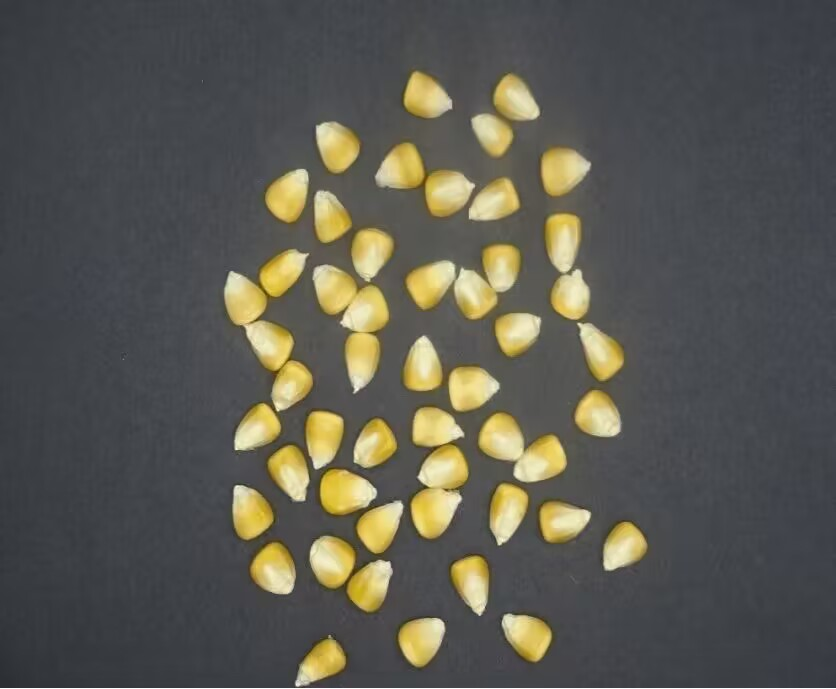
#> input picture pic/corns.jpg, 836 x 689 px
$ python counterForCorns.py
#> lines starting #> are read from the running program, lines starting #| are printed output that depends on the picture; after the words box and inside, x2 and y2 are one past the last pixel; in counts of white or black regions, pixels touching at a corner belong together
import cv2 # short for open cv
import numpy as np # numpy is a library for data statistics

font = cv2.FONT_HERSHEY_COMPLEX
kernel = np.ones((7, 7), np.uint8)

img = cv2.imread('pic/corns.jpg')
#> img is the input picture: shape (689, 836, 3); mean B, G, R 81.1, 89.6, 91
cv2.imshow('Original Image', img)
cv2.waitKey(0) # blocked until some events happen
# cvt short for convert,convert color to GRAY,BGR short for blue,green and red
gray_img = cv2.cvtColor(img, cv2.COLOR_BGR2GRAY)  # 灰度处理
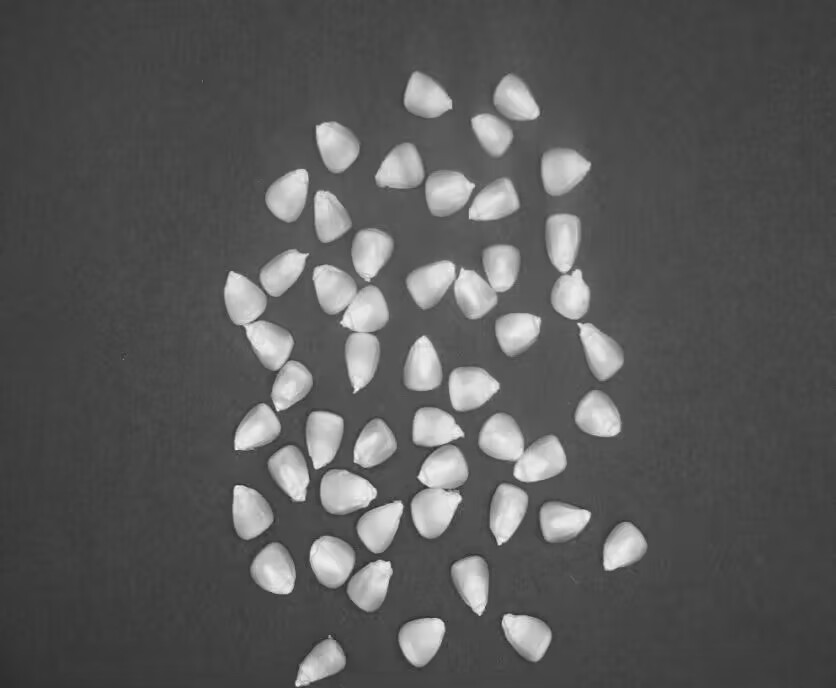
#> gray_img: shape (689, 836); min 38, max 255, mean 89.2
cv2.imshow('GrayImg', gray_img)
cv2.waitKey(0)
# threshold:阈值 the value between 120 and 255 convert to 1,the others convert to 0
ret, th1 = cv2.threshold(gray_img, 120, 255, cv2.THRESH_BINARY)
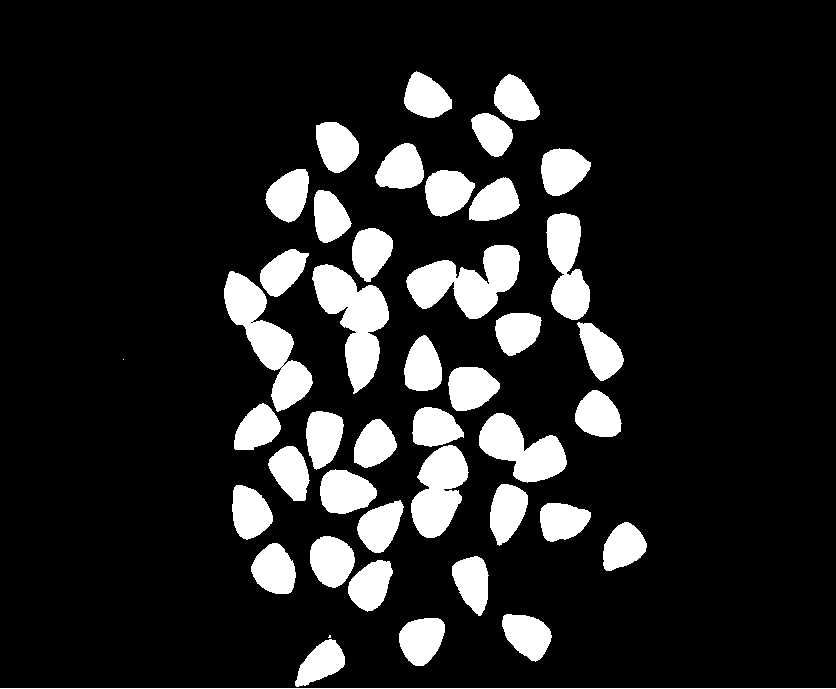
#> th1: shape (689, 836); 13.9% white; 44 white regions (2 under 20 px), largest, box (x1, y1, x2, y2) and area: (312, 264, 389, 394) 4794, (224, 271, 313, 412) 4659, (406, 245, 520, 319) 4585
cv2.imshow('Threshold', th1)
cv2.waitKey(0)
erosion = cv2.erode(th1, kernel, iterations=1)  # 腐蚀
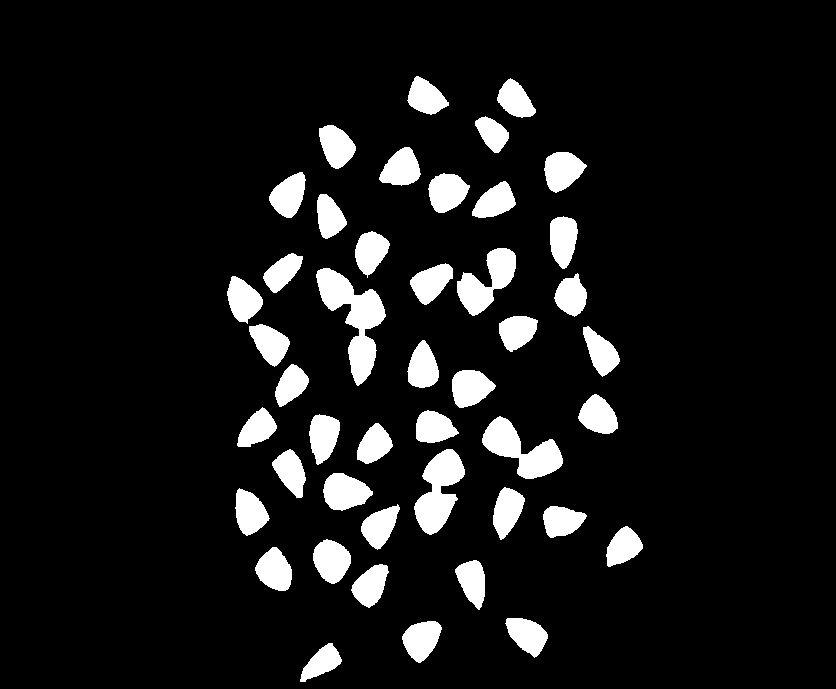
#> erosion: shape (689, 836); 9.2% white; 45 white regions, largest, box (x1, y1, x2, y2) and area: (316, 268, 386, 386) 3337, (414, 449, 465, 535) 2450, (482, 416, 563, 479) 2388
cv2.imshow('Erosion', erosion)
cv2.waitKey(0)
dist_img = cv2.distanceTransform(erosion, cv2.DIST_L1, cv2.DIST_MASK_3)  # 距离变换
cv2.imshow('DistanceTransformation', dist_img)
cv2.waitKey(0)
dist_output = cv2.normalize(dist_img, 0, 1.0, cv2.NORM_MINMAX)  # 归一化
cv2.imshow('Normalize', dist_output * 80)
cv2.waitKey(0)
ret, th2 = cv2.threshold(dist_output * 80, 0.3, 255, cv2.THRESH_BINARY)
#> th2: shape (689, 836) float32; 4.2% white; 49 white regions, largest, box (x1, y1, x2, y2) and area: (322, 274, 380, 326) 1091, (329, 479, 367, 505) 677, (420, 494, 450, 529) 643
cv2.imshow('Threshold', th2)
cv2.waitKey(0)
kernel = np.ones((5, 5), np.uint8)
opening = cv2.morphologyEx(th2, cv2.MORPH_OPEN, kernel)
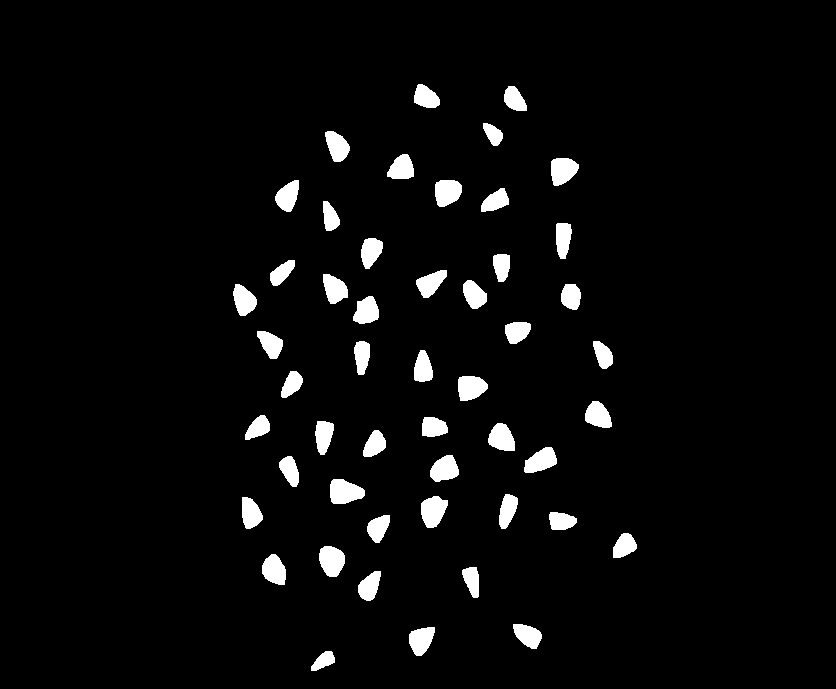
#> opening: shape (689, 836) float32; 4.1% white; 50 white regions, largest, box (x1, y1, x2, y2) and area: (330, 479, 365, 504) 665, (421, 496, 448, 528) 625, (319, 546, 345, 577) 622
cv2.imshow('Opening', opening)
cv2.waitKey(0)
opening = np.array(opening, np.uint8)
contours, hierarchy = cv2.findContours(opening, cv2.RETR_TREE, cv2.CHAIN_APPROX_SIMPLE)  # 轮廓提取
#> contours = 50 contours; largest, box (x1, y1, x2, y2) and area: (330, 479, 365, 504) 618, (421, 496, 448, 528) 582, (319, 546, 345, 577) 580, (551, 158, 579, 186) 552, (435, 180, 462, 207) 548
count = 0
for cnt in contours:
	(x, y), radius = cv2.minEnclosingCircle(cnt)
	center = (int(x)-15, int(y))
	radius = int(radius)
	circle_img = cv2.circle(opening, center, radius, (255, 255, 255), 1)
	area = cv2.contourArea(cnt)
	area_circle = 3.14 * radius * radius
	# print(area/area_circle)
	if area / area_circle <= 0.5:
		# img = cv2.drawContours(img, cnt, -1, (0,0,255), 5)#差（红色）
		img = cv2.putText(img, 'bad', center, font, 0.5, (0, 0, 255))
	elif area / area_circle >= 0.6:
		# img = cv2.drawContours(img, cnt, -1, (0,255,0), 5)#优（绿色）
		img = cv2.putText(img, 'good', center, font, 0.5, (0, 0, 255))
	else:
		# img = cv2.drawContours(img, cnt, -1, (255,0,0), 5)#良（蓝色）
		img = cv2.putText(img, 'normal', center, font, 0.5, (0, 0, 255))
	count += 1
#> this loop made 50 passes
#> (x, y, radius, center, area, area_circle) on passes 1 to 12: (321.5, 661, 13, (306, 661), 256, 530.7), (424.3, 640.6, 16, (409, 640), 496, 803.8), (524.5, 636, 16, (509, 636), 448.5, 803.8), (371.2, 584.6, 16, (356, 584), 425, 803.8), (471.7, 582.2, 15, (456, 582), 338.5, 706.5), (277.5, 569, 16, (262, 569), 512, 803.8), (330, 561, 16, (315, 561), 580.5, 803.8), (621.9, 545.8, 14, (606, 545), 387.5, 615.4), (382, 528.5, 15, (367, 528), 395.5, 706.5), (562.1, 519.3, 14, (547, 519), 361.5, 615.4), (247.5, 512.1, 16, (232, 512), 452.5, 803.8), (435.2, 512.2, 16, (420, 512), 581.5, 803.8)
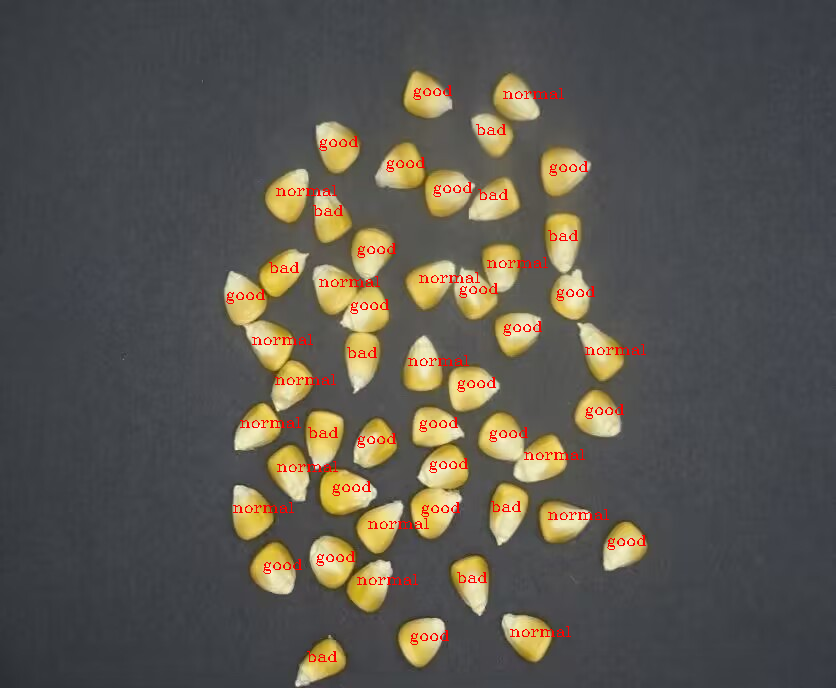
#> img: shape (689, 836, 3); mean B, G, R 79.6, 87.4, 91.8
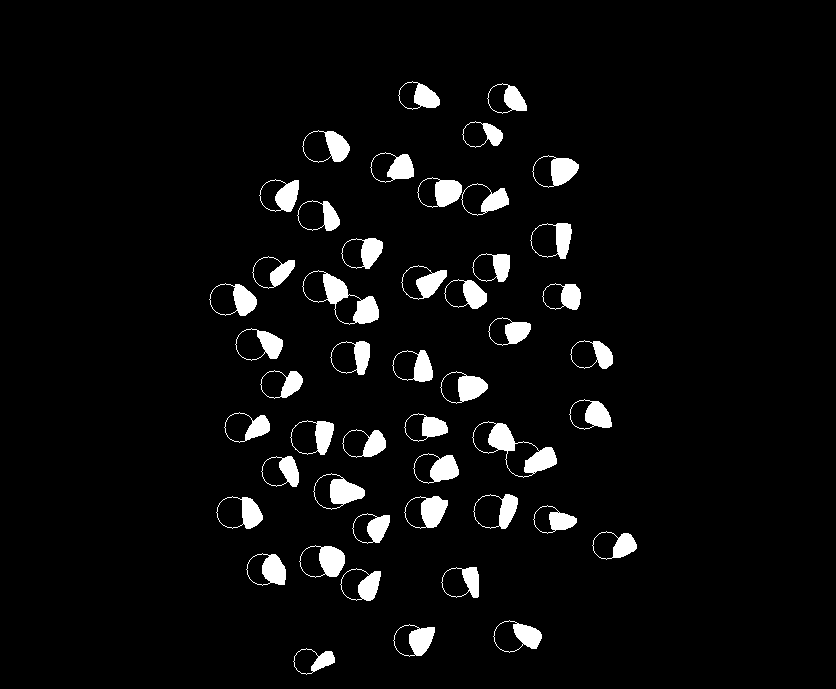
#> opening: shape (689, 836); 4.6% white; 48 white regions, largest, box (x1, y1, x2, y2) and area: (472, 421, 557, 478) 1264, (302, 270, 379, 325) 1167, (313, 473, 365, 510) 742
#> after the loop, count = 50
img = cv2.putText(img, ('sum=' + str(count)), (50, 50), font, 1, (255, 0, 0))
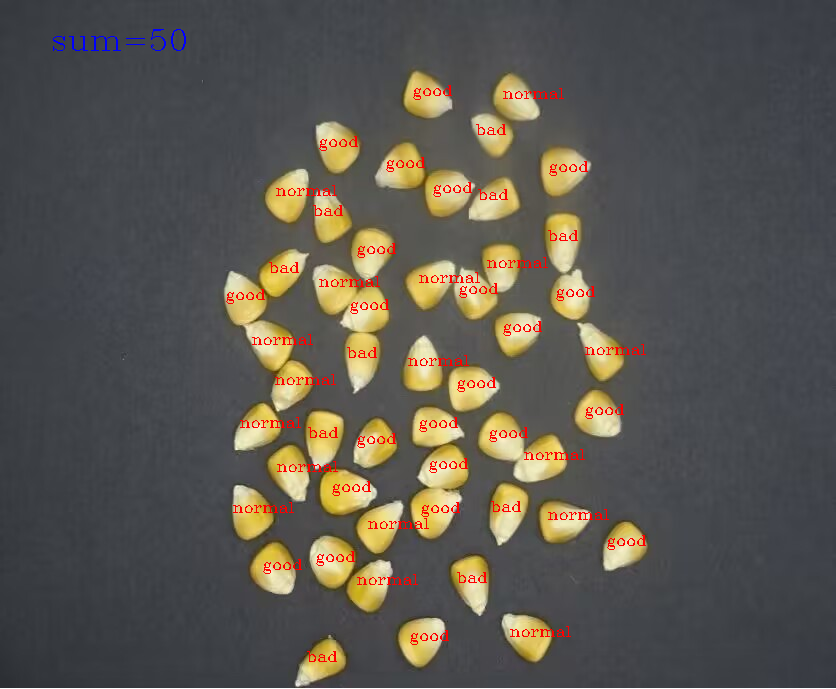
#> img: shape (689, 836, 3); 0.08% of pixels changed, all inside (x1, y1, x2, y2) = (53, 29, 186, 51)
cv2.imshow('circle_img', img)
cv2.waitKey(0)
print('玉米粒数量：', count)
#| 玉米粒数量： 50
cv2.destroyAllWindows()
